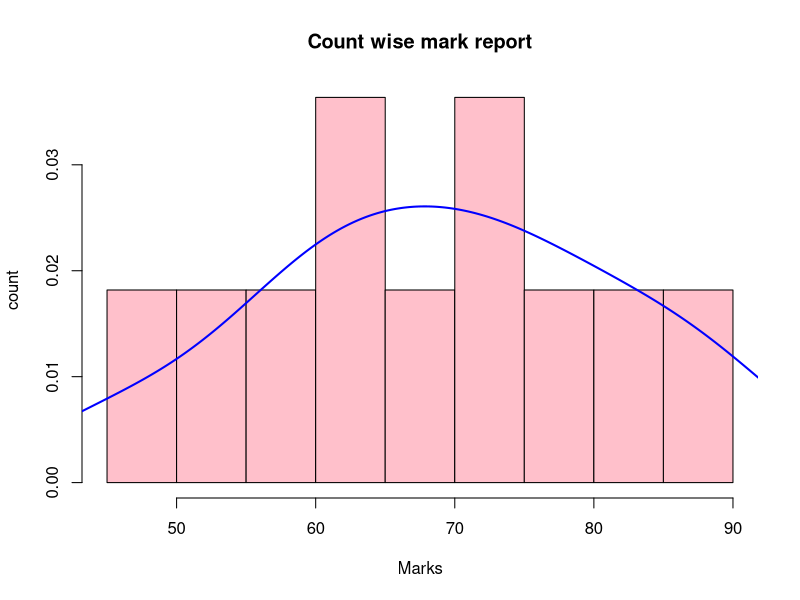

Here is the R script that generated this plot:
marks <- c(45,55,65,60,62,70,72,75,80,85,90)
hist(marks,
     main="Count wise mark report",
     xlab="Marks",
     ylab="count",
     col="pink",
     border="black",
     breaks=9,
     freq=FALSE
     
     )
lines(density(marks),col="blue",lwd=2)
